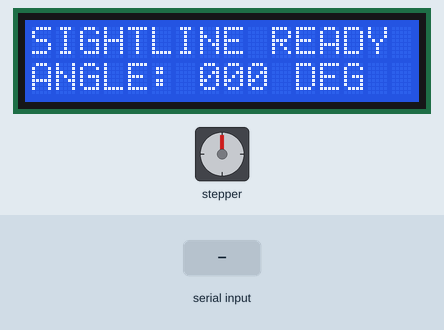
The sketch below on a simulated Arduino Mega 2560, built with avr-gcc and run on an emulated ATmega2560. Parts: 16×2 character LCD, stepper motor. The test bench sets the inputs (shaded band). Stepper angles assume 2048 steps per turn; what the sketch prints to the serial monitor is not drawn.

Above: at 1.2 s.
1.3 s: "90,45\n" received over Serial
At 1.46 s:
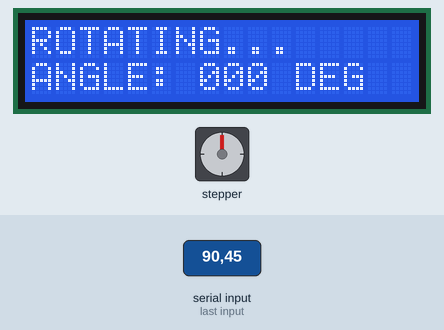
3.8 s: "STATUS:\n" received over Serial
At 4.9 s:
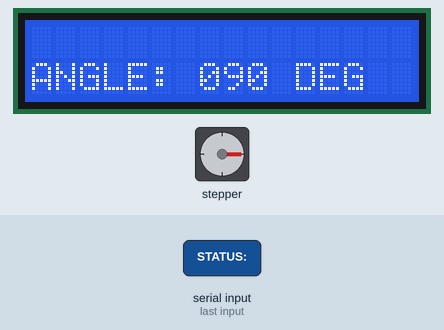
5.3 s: "30,150\n" received over Serial
At 6.7 s:
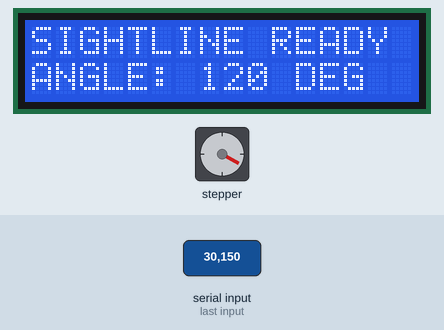
7.1 s: "5\n" received over Serial
At 8.3 s:
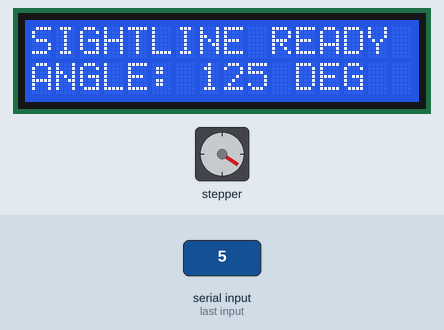
8.6 s: "90\n" received over Serial
At 10.8 s:
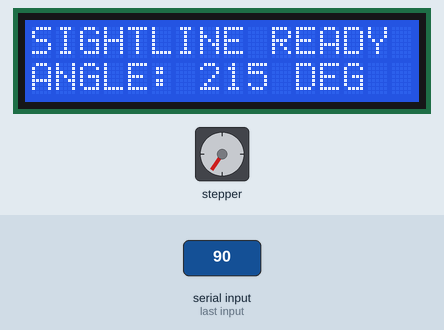
11.1 s: "STATUS:90\n" received over Serial
At 11.8 s:
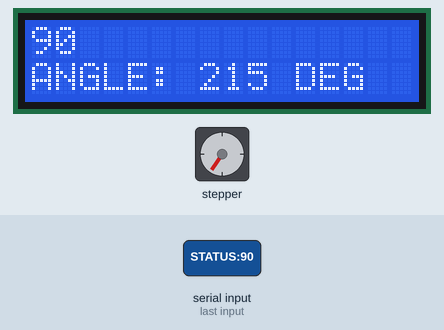
Timing chart, 0 to 13.6 s (numbered marks = the images above; inputs shaded):
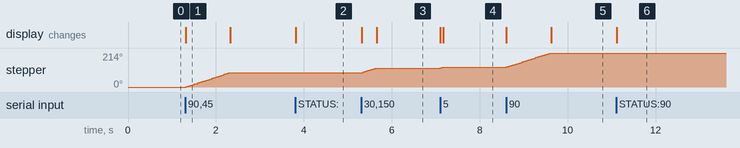

Measured:
- after the input at 1.3 s, stepper: turns 90° clockwise in 1.0 s, starting at once; the display: changes at once (image 1)
- after the input at 3.8 s, the display: changes at once (image 2)
- after the input at 5.3 s, stepper: turns 29° clockwise in 0.32 s, starting at once; the display: first changes at once (image 3 shows a later state)
- after the input at 7.1 s, stepper: goes 121° 0.04 s, then 124°, starting at once; the display: first changes at once (image 4 shows a later state)
- after the input at 8.6 s, stepper: turns 90° clockwise in 0.98 s, starting at once; the display: first changes at once (image 5 shows a later state)
- after the input at 11.1 s, the display: changes at once (image 6)

The sketch:

Sightline_Controller.ino
```cpp
#include <Stepper.h>
#include <LiquidCrystal.h>

// Stepper motor
const int stepsPerRevolution = 2048;
Stepper motor(stepsPerRevolution, 8, 10, 9, 11);

// LCD: RS, E, D4, D5, D6, D7
LiquidCrystal lcd(22, 23, 24, 25, 26, 27);

int currentAngle = 0;

void showStatus(String status) {
  lcd.setCursor(0, 0);
  lcd.print("                ");
  lcd.setCursor(0, 0);
  lcd.print(status.substring(0, 16));
}

void showAngle() {
  char line[17];

  snprintf(
    line,
    sizeof(line),
    "ANGLE: %03d DEG",
    currentAngle
  );

  lcd.setCursor(0, 1);
  lcd.print("                ");
  lcd.setCursor(0, 1);
  lcd.print(line);
}

void setup() {
  Serial.begin(9600);
  Serial.setTimeout(100);

  motor.setSpeed(15);
  lcd.begin(16, 2);

  showStatus("SIGHTLINE READY");
  showAngle();

  Serial.println("SIGHTLINE READY");
}

void loop() {
  if (Serial.available() == 0) return;

  String command = Serial.readStringUntil('\n');
  command.trim();

  if (command.length() == 0) return;

  // Receive LCD status updates from Python
  if (command.startsWith("STATUS:")) {
    String status = command.substring(7);

    showStatus(status);
    Serial.println("STATUS OK");
    return;
  }

  // Handle motor rotation
  int angle = command.toInt();

  if (angle < -180 || angle > 180) {
    Serial.println("ERROR: Angle out of range");
    return;
  }

  showStatus("ROTATING...");

  long steps = (long)angle * stepsPerRevolution / 360;
  motor.step(steps);

  currentAngle = (currentAngle + angle + 360) % 360;

  showAngle();
  showStatus("SIGHTLINE READY");

  Serial.print("DONE: ");
  Serial.println(angle);
}
```
